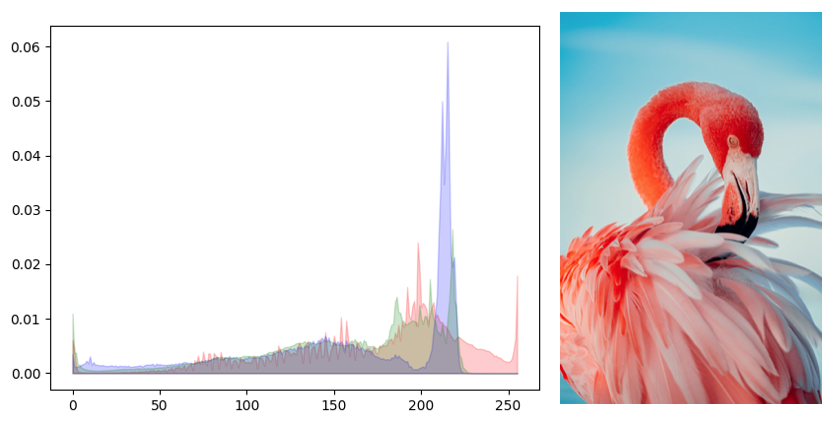
#> input picture Assets/Img/ex_color_histogram.png, 837 x 424 px
$ python histogram.py ../../Assets/Img/ex_color_histogram.png
#> lines starting #> are read from the running program, lines starting #| are printed output that depends on the picture
"""
Calculate and display color histogram

JCA
"""
import cv2
import numpy as np
import matplotlib.pyplot as plt

def calc_hist(im):
    """Calculate imagecolor histogram of an image
        : param im : (np.array) CV loaded image
    """
    im_hist = [ cv2.calcHist([im], [col_i], None, [256], [0, 256])\
                for col_i, col in enumerate(['b', 'g', 'r']) ]
    im_hist = np.vstack(im_hist)

    # divide per image area
    h, w = im.shape[:2]
    area = h*w
    im_hist /= area

    # Normalize
    # im_hist /= max(im_hist)

    return im_hist

def draw_hist(histogram, color_alpha=0.2)->None:
    """
        Display the color distribution of main classes.
        The histogram of percentage of pixel count per color of all the images of a class
        Histogram of pixel count / image size per color
    """
    # pixel count per RGB (0-256) per chanel for all the images per category
    # B: [0:256]
    # G: [256:512]
    # R: [512:768]

    fig = plt.figure()
    plt.fill_between(np.arange(0, 256, 1), histogram[512:768].T[0] , color='red', alpha=color_alpha)
    plt.fill_between(np.arange(0, 256, 1), histogram[0:256].T[0] , color='blue', alpha=color_alpha)
    plt.fill_between(np.arange(0, 256, 1), histogram[256:512].T[0] , color='green', alpha=color_alpha)

    plt.show()

def show_histogram(im):
    """Calculate and display color histogram"""
    hist = calc_hist(im)
    draw_hist(hist)

if __name__ == '__main__':
    """Use as an independent script"""
    print('Image color histogram')
    import argparse

    parser = argparse.ArgumentParser(
                    prog='ShowHistogram',
                    description='Show color histogram of image')

    parser.add_argument('im_path', help='Image path')


    args = parser.parse_args()

    im = cv2.imread(args.im_path)
#> im is the input picture: shape (424, 837, 3); mean B, G, R 222, 220.5, 226.1
    show_histogram(im)
#> in calc_hist, `im_hist = [ cv2.calcHist([im], [col_i], None, [256], [0, 256])\ for co..`: im_hist = 3 items
#> in calc_hist, `im_hist = np.vstack(im_hist)`: im_hist = 768 values, max 228778 at index 255, min 3 at index 2, mean 1386.3
#> in calc_hist, `im_hist /= area`: im_hist = 768 values, max 0.645 at index 255, min 8.45e-06 at index 2, mean 0.00391
#> in show_histogram, `hist = calc_hist(im)`: hist has the same summary as im_hist in calc_hist
#> in draw_hist, `plt.show()`:
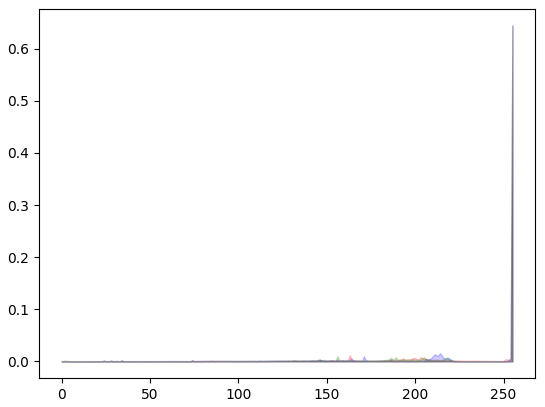
#> figure drawn by matplotlib, 1 panel

$ run again, on Assets/Img/ex_crop_change.png
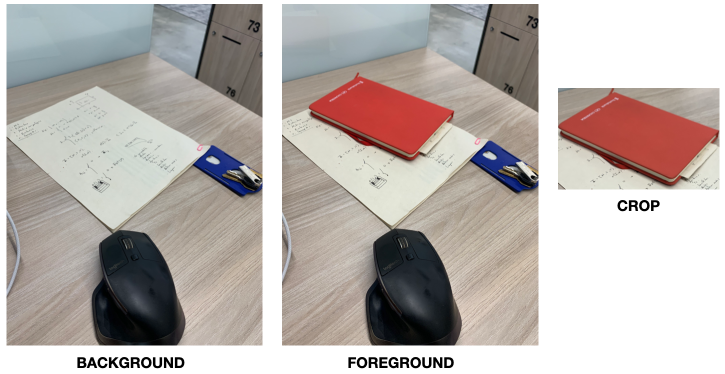
#> input picture Assets/Img/ex_crop_change.png, 1449 x 748 px (shown at 1/2 size)
#> im is the input picture: shape (748, 1449, 3); mean B, G, R 173.3, 177.2, 185.1
#> in calc_hist, `im_hist = [ cv2.calcHist([im], [col_i], None, [256], [0, 256])\ for co..`: im_hist = 3 items
#> in calc_hist, `im_hist = np.vstack(im_hist)`: im_hist = 768 values, max 310686 at index 255, min 6 at index 244, mean 4233.8
#> in calc_hist, `im_hist /= area`: im_hist = 768 values, max 0.287 at index 255, min 5.54e-06 at index 244, mean 0.00391
#> hist has the same summary as im_hist in calc_hist
#> in draw_hist, `plt.show()`:
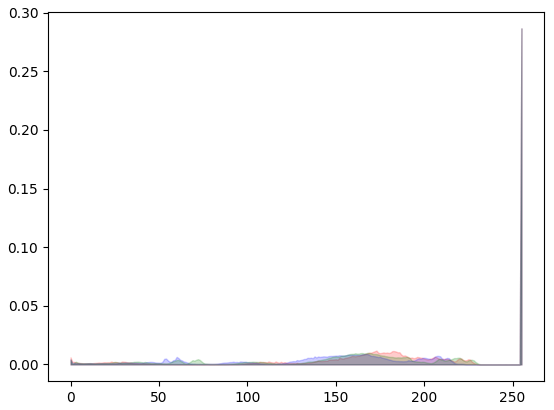
#> figure drawn by matplotlib, 1 panel

$ run again, on Assets/Img/ex_cropper.png
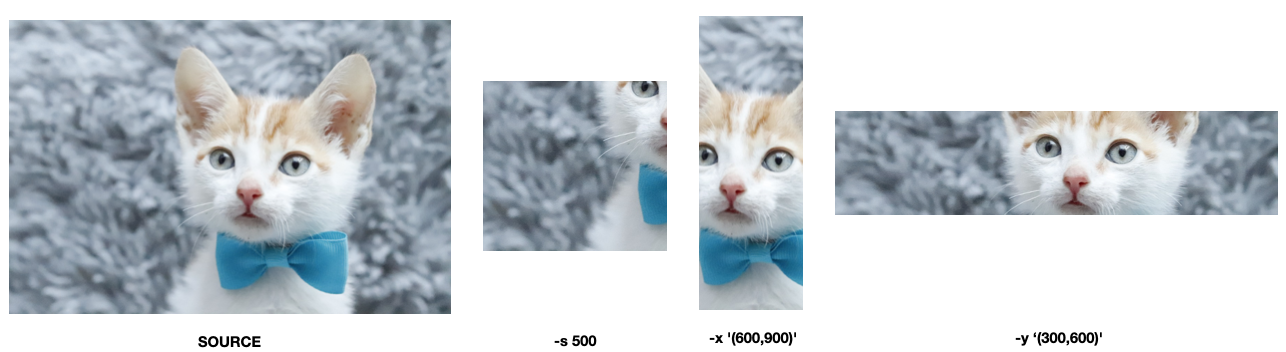
#> input picture Assets/Img/ex_cropper.png, 1286 x 352 px
#> im is the input picture: shape (352, 1286, 3); mean B, G, R 211.4, 206.7, 200.7
#> in calc_hist, `im_hist = [ cv2.calcHist([im], [col_i], None, [256], [0, 256])\ for co..`: im_hist = 3 items
#> in calc_hist, `im_hist = np.vstack(im_hist)`: im_hist = 768 values, max 212446 at index 255, min 5 at index 21, mean 1768.2
#> in calc_hist, `im_hist /= area`: im_hist = 768 values, max 0.469 at index 255, min 1.1e-05 at index 21, mean 0.00391
#> hist has the same summary as im_hist in calc_hist
#> in draw_hist, `plt.show()`:
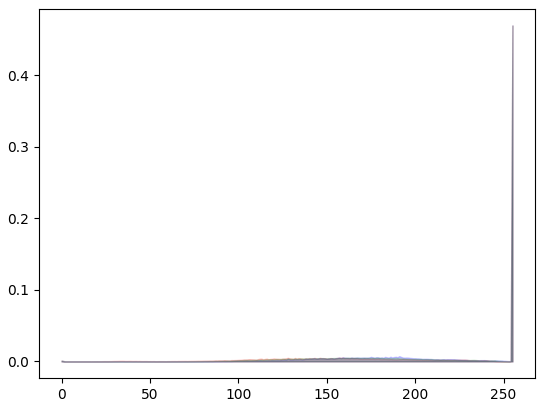
#> figure drawn by matplotlib, 1 panel

$ run again, on Assets/Img/ex_png_from_ims.png
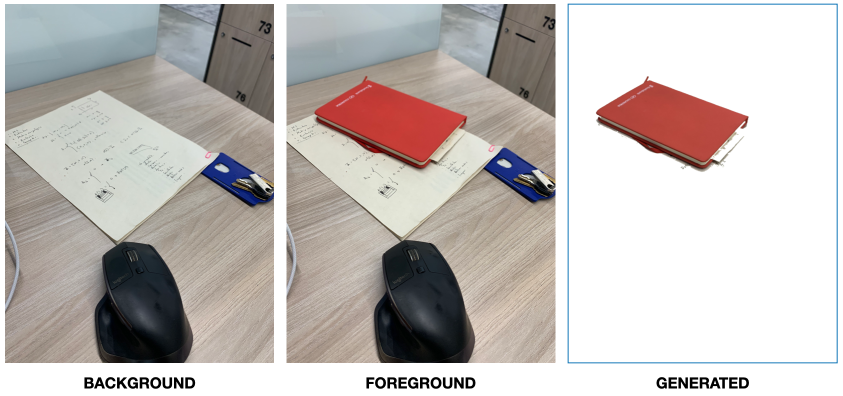
#> input picture Assets/Img/ex_png_from_ims.png, 1685 x 792 px (shown at 1/2 size)
#> im is the input picture: shape (792, 1685, 3); mean B, G, R 184.3, 187.2, 193.2
#> in calc_hist, `im_hist = [ cv2.calcHist([im], [col_i], None, [256], [0, 256])\ for co..`: im_hist = 3 items
#> in calc_hist, `im_hist = np.vstack(im_hist)`: im_hist = 768 values, max 512471 at index 511, min 31 at index 236, mean 5213
#> in calc_hist, `im_hist /= area`: im_hist = 768 values, max 0.384 at index 511, min 2.32e-05 at index 236, mean 0.00391
#> hist has the same summary as im_hist in calc_hist
#> in draw_hist, `plt.show()`:
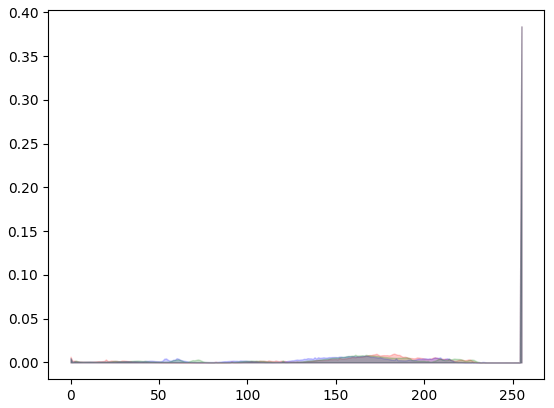
#> figure drawn by matplotlib, 1 panel
